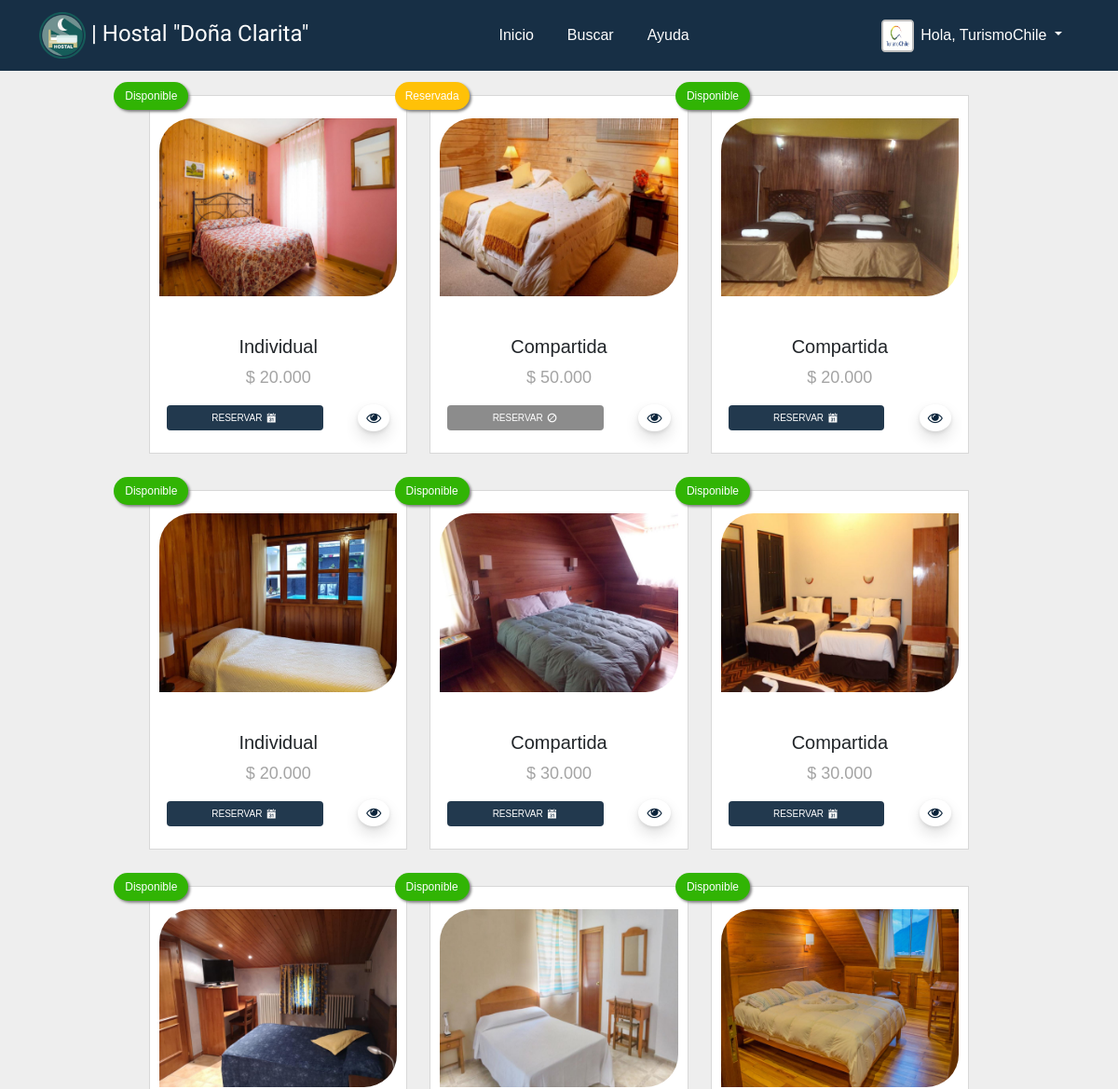
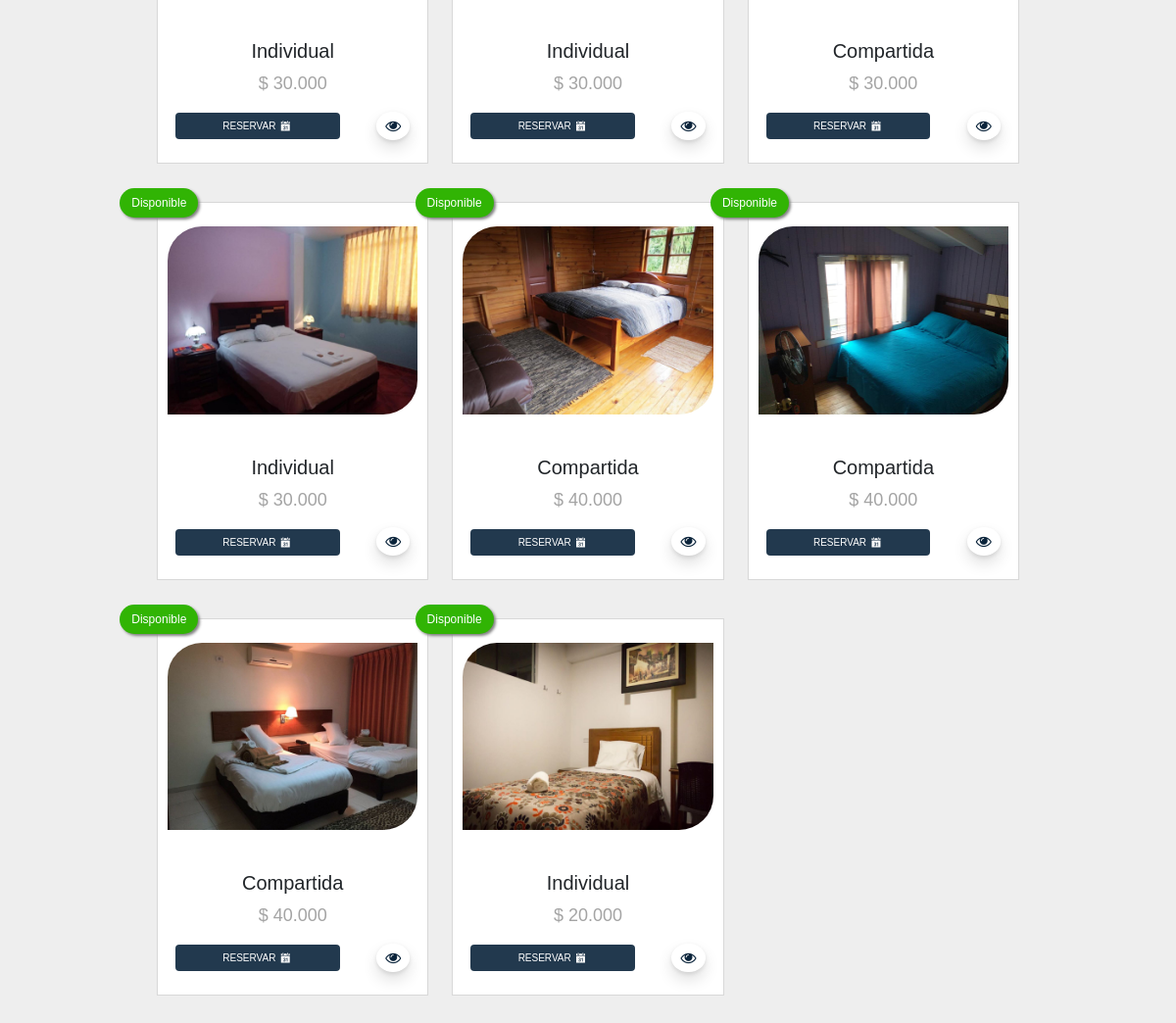
/all_rooms (signed in), run on the app's committed database (2 pictures, top to bottom).
### alojamiento/models.py (models this page shows, shortened)
class Profile(models.Model):
    user                    = models.OneToOneField(User, on_delete=models.CASCADE)
    bio                     = models.TextField(max_length=255 ,blank=True, null=True)
    telefono                = models.CharField(max_length=9, null=True, blank=True)
    foto_perfil             = models.ImageField(default='user_default.png', upload_to='fotos_perfil')
    foto_portada            = models.ImageField(default='portada_default.png', upload_to='fotos_portadas')
    twitter                 = models.CharField(max_length=50, null=True, blank=True)
    instagram               = models.CharField(max_length=50, null=True, blank=True)
    facebook                = models.CharField(max_length=50, null=True, blank=True)
    tipo_permiso            = models.CharField(max_length=50, null=True, blank=False, default='Usuario', choices=permissions_choice)

class Room(models.Model):
    tipo_habitacion         = models.CharField(max_length=50, null=True, blank=False, choices=type_room_choice)
    numero_habitacion       = models.CharField(max_length=100, null=True, blank=False)
    estado                  = models.CharField(max_length=50, null=True, blank=False, choices=estate_choice)
    tipo_cama               = models.ForeignKey(Type, on_delete=models.CASCADE, related_name="types")
    cantidad_camas          = models.CharField(max_length=2, null=True, blank=False)
    cantidad_personas       = models.CharField(max_length=2, null=True, blank=False)
    accesorios              = models.TextField(max_length=255, null=True, blank=True)
    imagen_habitacion       = models.ImageField(default='no_image.png' ,upload_to='habitaciones', null=True, blank=True)
    precio                  = models.CharField(max_length=255, null=True, blank=False)

### alojamiento/views.py (the view)
# urls.py: path('all_rooms', views.all_rooms, name='all_rooms'),
def all_rooms(request):
    if request.user.is_authenticated:
        room_list = Room.objects.all()
        user_filter = RoomUserFilter(request.GET, queryset=room_list)
        return render(request, 'all_rooms.html', {'filter': user_filter})
    else:
        return redirect('/login')

### alojamiento/templates/all_rooms.html (shortened to what this page needs)
<!DOCTYPE html>
<html lang="en">
<head>
    {% load static %}
    <link type="text/css" rel="stylesheet" href="{% static 'css/menu.css' %}">
    <link type="text/css" rel="stylesheet" href="{% static 'css/fontello.css' %}">
    <link type="text/css" rel="stylesheet" href="{% static 'css/all_rooms.css' %}">
    <link href="https://cdn.jsdelivr.net/npm/bootstrap@5.0.0-beta3/dist/css/bootstrap.min.css" rel="stylesheet">
</head>
{% if request.user.profile.tipo_permiso == 'Proveedor' or request.user.profile.tipo_permiso == 'Solicitante' or  request.user.profile.tipo_permiso == 'Ayudante Cocina' %}
<link type="text/css" rel="stylesheet" href="{% static 'css/error403.css' %}">
<link href="https://fonts.googleapis.com/css?family=Raleway:500,800" rel="stylesheet">
<body class="body_error">
  <use>
  <svg version="1.1" xmlns="http://www.w3.org/2000/svg" xmlns:xlink="http://www.w3.org/1999/xlink" x="0px" y="0px" viewBox="0 0 1000 1000" enable-background="new 0 0 1000 1000" xml:space="preserve" class="whistle">
<metadata> Svg Vector Icons : http://www.onlinewebfonts.com/icon </metadata>
<g><g transform="translate(0.000000,511.000000) scale(0.100000,-0.100000)">
<path d="M4295.8,3963.2c-113-57.4-122.5-107.2-116.8-622.3l5.7-461.4l63.2-55.5c72.8-65.1,178.1-74.7,250.8-24.9c86.2,61.3,97.6,128.3,97.6,584c0,474.8-11.5,526.5-124.5,580.1C4393.4,4001.5,4372.4,4001.5,4295.8,3963.2z"/><path d="M3053.1,3134.2c-68.9-42.1-111-143.6-93.8-216.4c7.7-26.8,216.4-250.8,476.8-509.3c417.4-417.4,469.1-463.4,526.5-463.4c128.3,0,212.5,88.1,212.5,224c0,67-26.8,97.6-434.6,509.3c-241.2,241.2-459.5,449.9-488.2,465.3C3181.4,3180.1,3124,3178.2,3053.1,3134.2z"/><path d="M2653,1529.7C1644,1445.4,765.1,850,345.8-32.7C62.4-628.2,22.2-1317.4,234.8-1960.8C451.1-2621.3,947-3186.2,1584.6-3500.2c1018.6-501.6,2228.7-296.8,3040.5,515.1c317.8,317.8,561,723.7,670.1,1120.1c101.5,369.5,158.9,455.7,360,553.3c114.9,57.4,170.4,65.1,1487.7,229.8c752.5,93.8,1392,181.9,1420.7,193.4C8628.7-857.9,9900,1250.1,9900,1328.6c0,84.3-67,172.3-147.4,195.3c-51.7,15.3-790.8,19.1-2558,15.3l-2487.2-5.7l-55.5-63.2l-55.5-61.3v-344.6V719.8h-411.7h-411.7v325.5c0,509.3,11.5,499.7-616.5,494C2921,1537.3,2695.1,1533.5,2653,1529.7z"/></g></g>
</svg>
</use>
<h1 style=" color: #facf5a;">403</h1>
<h2 style="color: #455d7a;">No Esta Vez, Acceso Prohibido!</h2>
<div class="container">
  {% if request.user.profile.tipo_permiso == 'Solicitante' %}
  <a href="/proveedores" id="back">Volver a Casa</a>
  {% elif request.user.profile.tipo_permiso == 'Ayudante Cocina' %}
  <a href="/comedor" id="back">Volver a Casa</a>
  {% else %}
  <a href="/index_proveedor" id="back">Volver a Casa</a>
  {% endif %}
</div>
</body>
{% else %}
 <header>
   {% if request.user.profile.tipo_permiso == 'Administrador' or request.user.profile.tipo_permiso == 'Recepcionista' or request.user.profile.tipo_permiso == 'Solicitante' or  request.user.profile.tipo_permiso == 'Ayudante Cocina' %}
   <div id="menu_mobile" >
     {% if request.user.is_authenticated %}
   <nav class="navbar navbar-white" id="barra_mobile">
     <div class="container">
       <a href="/" class="icon-home-2" title="Home" id="opciones_mobile"></a>
       <a href="/perfil" class="icon-user-circle-o" title="Perfil" id="opciones_mobile"></a>
       {% if request.user.profile.tipo_permiso == 'Recepcionista' %}
       <a href="/habitaciones" class="icon-list-alt" title="Dashboard" id="opciones_mobile"></a>
       {% elif request.user.profile.tipo_permiso == 'Solicitante' %}
       <a href="/proveedores" class="icon-list-alt" title="Dashboard" id="opciones_mobile"></a>
       {% elif request.user.profile.tipo_permiso == 'Ayudante Cocina' %}
       <a href="/comedor" class="icon-list-alt" title="Dashboard" id="opciones_mobile"></a>
       {% else %}
       <a href="/dashboard" class="icon-list-alt" title="Dashboard" id="opciones_mobile"></a>
       {% endif %}
       <button class="navbar-toggler" id="btn_menu" type="button" data-bs-toggle="collapse" data-bs-target="#navbarToggleExternalContent" aria-controls="navbarToggleExternalContent" aria-expanded="false" aria-label="Toggle navigation">
        <span class="icon-menu-2" ></span>
      </button>
     </div>
   </nav>
   <div class="collapse" id="navbarToggleExternalContent">
     <div class="mobile_options">
        {% if request.user.profile.tipo_permiso == 'Administrador' %}
         <div class="accordion-item">
           <h2 class="accordion-header" id="flush-headingOne">
             <a class="accordion-button collapsed" href="/ayuda" id="xd">
               Ayuda <span class="icon-help" id="icons_mobiles"></span>
             </a>
           </h2>
         </div>
        <div class="accordion-item">
          <h2 class="accordion-header" id="flush-headingOne">
            <a class="accordion-button collapsed" id="xd"  href="/nuevo_post">
            Nuevo Post <span class="icon-upload" id="icons_mobiles"></span>
            </a>
          </h2>
        </div>
         <div class="accordion-item">
           <h2 class="accordion-header" id="flush-headingOne">
             <a class="accordion-button collapsed" href="/logout" id="xd" >
               Cerrar Sesión <span class="icon-logout" id="icons_mobiles"></span>
             </a>
           </h2>
         </div>
         {% else %}
         <div class="accordion-item">
          <h2 class="accordion-header" id="flush-headingOne">
            <a class="accordion-button collapsed" href="#" id="xd"  href="#" data-bs-toggle="modal" data-bs-target="#exampleModal">
              Ayuda <span class="icon-help" id="icons_mobiles"></span>
            </a>
          </h2>
        </div>
        <div class="accordion-item">
          <h2 class="accordion-header" id="flush-headingOne">
            <a class="accordion-button collapsed" href="/logout" id="xd" >
              Cerrar Sesión <span class="icon-logout" id="icons_mobiles"></span>
            </a>
          </h2>
        </div>
        {% endif %}
       </div>
     </div>
     {% else %}
     {% endif %}
   </div>
 </div>
   <nav class="navbar navbar-white" id="barra_2" >
     <div class="container">
       <a class="navbar-brand" href="/" id="nombre_empresa">
       <img src="{% static 'img/logo2.png' %}" alt="" id="logo">
       | Hostal "Doña Clarita"
       </a>
      <ul class="nav justify-content-center">
        <li class="nav-item">
          <a class="nav-link" href="/" id="links">Inicio</a>
        </li>
        {% if request.user.profile.tipo_permiso == 'Recepcionista' %}
        <li class="nav-item">
          <a class="nav-link" href="/habitaciones" id="links">Dashboard</a>
        </li>
        {% elif request.user.profile.tipo_permiso == 'Solicitante' %}
        <li class="nav-item">
          <a class="nav-link" href="/proveedores" id="links">Dashboard</a>
        </li>
        {% elif request.user.profile.tipo_permiso == 'Ayudante Cocina' %}
        <li class="nav-item">
          <a class="nav-link" href="/comedor" id="links">Dashboard</a>
        </li>
        {% else %}
        <li class="nav-item">
         <a class="nav-link" href="/dashboard" id="links">Dashboard</a>
        </li>
        {% endif %}
        <li class="nav-item">
          <a class="nav-link"  href="/ayuda" id="links">Ayuda</a>
        </li>
      </ul>
       <ul class="nav justify-content-end" >
        {% if request.user.is_authenticated %}
         <li class="nav-item dropdown">
           <a class="nav-link dropdown-toggle" title="menú" href="#" id="navbarDropdownMenuLink" role="button" data-bs-toggle="dropdown" aria-expanded="false">
             <img src="{{ request.user.profile.foto_perfil.url}}" class="card-img" id="foto_perfil"></img>
             Hola, {{request.user.username}}
           </a>
           {% if request.user.profile.tipo_permiso == 'Administrador' %}
           <ul class="dropdown-menu" aria-labelledby="navbarDropdownMenuLink" id="opciones">
            <li><a class="dropdown-item" href="/perfil">Perfil <span class="icon-user-circle-o"></span></a></li>
            <li><a class="dropdown-item" href="/nuevo_post">Nuevo Post <span class="icon-upload"></span></a></li>
            <li><a class="dropdown-item" href="/logout" style="margin-top: 1px;">Cerrar Sesión <span class="icon-logout"></span></a></li>
          </ul>
          {% else %}
           <ul class="dropdown-menu" aria-labelledby="navbarDropdownMenuLink" id="opciones">
             <li><a class="dropdown-item" href="/perfil">Perfil <span class="icon-user-circle-o"></span></a></li>
             <li><a class="dropdown-item" href="/logout" style="margin-top: 1px;">Cerrar Sesión <span class="icon-logout"></span></a></li>
           </ul>
         </li>
         {% endif %}
       {% else %}
         <li class="nav-item dropdown">
           <a class="nav-link dropdown-toggle" title="menú" href="#" id="navbarDropdownMenuLink" role="button" data-bs-toggle="dropdown" aria-expanded="false">
             Invitado
           </a>
           <ul class="dropdown-menu" aria-labelledby="navbarDropdownMenuLink" id="opciones">
             <li><a class="dropdown-item" href="/login">Iniciar Sesión <span class="icon-user-circle-o"></span></a></li>
           </ul>
         </li>
       </ul>
       {% endif %}
     </div>
   </nav>
   {% else %}
   <nav class="navbar navbar-white" id="barra_2" >
     <div class="container">
       <a class="navbar-brand" href="/" id="nombre_empresa">
       <img src="{% static 'img/logo2.png' %}" alt="" id="logo">
       | Hostal "Doña Clarita"
       </a>
       {% if request.user.is_authenticated %}
       <ul class="nav justify-content-center">
         <li class="nav-item">
           <a class="nav-link" href="/" id="links">Inicio</a>
         </li>
        <li class="nav-item">
          <a class="nav-link"  id="links" data-bs-toggle="modal" title="Buscar" data-bs-target="#exampleModal" style="cursor: pointer;">Buscar</a>
        </li>
        <li class="nav-item">
          <a class="nav-link" href="/ayuda" id="links">Ayuda</a>
        </li>
       </ul>
       {% endif %}
       <ul class="nav justify-content-end" >
         {% if request.user.is_authenticated %}
         <li class="nav-item dropdown">
           <a class="nav-link dropdown-toggle" title="menú" href="#" id="navbarDropdownMenuLink" role="button" data-bs-toggle="dropdown" aria-expanded="false">
             <img src="{{ request.user.profile.foto_perfil.url}}" class="card-img" id="foto_perfil"></img>
             Hola, {{request.user.username}}
           </a>
         </li>
       {% endif %}
     </div>
   </nav>
   {% endif %}
 </header>
 <br>
 <br>
 <br>
<body class="body">
  <div class="container-fluid mt-4 mb-5">
    <div class="row g-2" id="all">
        <div class="col-md-9" style="margin: auto;">
            <div class="row g-4">
                {% for room in filter.qs %}
                {% if room.estado == 'Disponible'%}
                <div class="col-md-4">
                    <div class="product py-4" id="caja_producto">
                      {% if not room.imagen_habitacion %}
                        <div class="text-center">
                          <img  class="img-thumbnail" src="{% static 'img/no_image.png' %}" id="img_room">
                          <span class="off" id="info">Disponible</span>
                        </div>
                        {% else %}
                        <div class="text-center"> <img  class="img-thumbnail" src="{{room.imagen_habitacion.url}}" id="img_room"><span class="off" id="info">Disponible</span> </div>
                        {% endif  %}
                        <div class="about text-center">
                            <h5>{{room.tipo_habitacion}}</h5> <span id="precio">$ {{room.precio}}</span>
                        </div>
                        <div class="cart-button mt-3 px-2 d-flex justify-content-between align-items-center"> <a href="{% url 'reservar' room.pk %}" id="btn_reservar" class="btn btn-primary text-uppercase">
                          Reservar <span class="icon-calendar-1"></span></a>
                            <div class="add"><a href="{% url 'detalle_habitacion' room.pk %}" title="Detalle Habitación" id="btn_ver_mas" class="icon-eye"></a></div>
                        </div>
                    </div>
                </div>
                {% elif room.estado == 'Ocupada' %}
                <div class="col-md-4">
                  <div class="product py-4" id="caja_producto">
                    {% if not room.imagen_habitacion %}
                      <div class="text-center"> <img  class="img-thumbnail" src="{% static 'img/no_image.png' %}" id="img_room"><span class="off bg-warning" id="info">Reservada</span> </div>
                      {% else %}
                      <div class="text-center"> <img  class="img-thumbnail" src="{{room.imagen_habitacion.url}}" id="img_room"><span class="off bg-warning" id="info">Reservada</span> </div>
                      {% endif  %}
                      <div class="about text-center">
                          <h5>{{room.tipo_habitacion}}</h5> <span id="precio">$ {{room.precio}}</span>
                      </div>
                      <div class="cart-button mt-3 px-2 d-flex justify-content-between align-items-center"> <a href="/all_rooms" style="background: gray;" id="btn_reservar" class="btn btn-primary text-uppercase disabled">
                        Reservar <span class="icon-block-1"></span></a>
                          <div class="add"><a href="{% url 'detalle_habitacion' room.pk %}" title="Detalle Habitación" id="btn_ver_mas" class="icon-eye" ></a></div>
                      </div>
                  </div>
              </div>
              {% endif %}
              {% endfor%}
          </div>
        </div>
    </div>
    <br>
</div>
</body>
{% endif %}
</html>

### data on the page
Room: imagen_habitacion (picture), tipo_habitacion "Individual", precio "20.000"
Room: imagen_habitacion (picture), tipo_habitacion "Compartida", precio "50.000"
Room: imagen_habitacion (picture), tipo_habitacion "Compartida", precio "20.000"
Room: imagen_habitacion (picture), tipo_habitacion "Individual", precio "20.000"
Room: imagen_habitacion (picture), tipo_habitacion "Compartida", precio "30.000"
Room: imagen_habitacion (picture), tipo_habitacion "Compartida", precio "30.000"
Room: imagen_habitacion (picture), tipo_habitacion "Individual", precio "30.000"
Room: imagen_habitacion (picture), tipo_habitacion "Individual", precio "30.000"
Room: imagen_habitacion (picture), tipo_habitacion "Compartida", precio "30.000"
Room: imagen_habitacion (picture), tipo_habitacion "Individual", precio "30.000"
Room: imagen_habitacion (picture), tipo_habitacion "Compartida", precio "40.000"
Room: imagen_habitacion (picture), tipo_habitacion "Compartida", precio "40.000"
Room: imagen_habitacion (picture), tipo_habitacion "Compartida", precio "40.000"
Room: imagen_habitacion (picture), tipo_habitacion "Individual", precio "20.000"

### other printed values
{{ request.user.username }} "TurismoChile"
